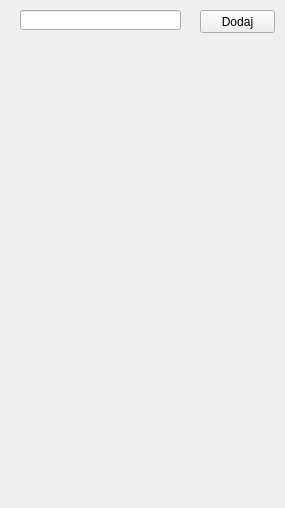
<?xml version="1.0" encoding="UTF-8"?>
<ui version="4.0">
 <class>MainWindow</class>
 <widget class="QMainWindow" name="MainWindow">
  <property name="geometry">
   <rect>
    <x>0</x>
    <y>0</y>
    <width>285</width>
    <height>508</height>
   </rect>
  </property>
  <property name="windowTitle">
   <string>MainWindow</string>
  </property>
  <widget class="QWidget" name="centralWidget">
   <widget class="QLineEdit" name="leAddVal">
    <property name="geometry">
     <rect>
      <x>20</x>
      <y>10</y>
      <width>161</width>
      <height>20</height>
     </rect>
    </property>
   </widget>
   <widget class="QPushButton" name="pbAdd">
    <property name="geometry">
     <rect>
      <x>200</x>
      <y>10</y>
      <width>75</width>
      <height>23</height>
     </rect>
    </property>
    <property name="text">
     <string>Dodaj</string>
    </property>
   </widget>
   <widget class="QLabel" name="dbInfo">
    <property name="geometry">
     <rect>
      <x>26</x>
      <y>39</y>
      <width>211</width>
      <height>21</height>
     </rect>
    </property>
    <property name="text">
     <string/>
    </property>
   </widget>
   <widget class="QWidget" name="verticalLayoutWidget">
    <property name="geometry">
     <rect>
      <x>19</x>
      <y>59</y>
      <width>251</width>
      <height>441</height>
     </rect>
    </property>
    <layout class="QVBoxLayout" name="list"/>
   </widget>
  </widget>
 </widget>
 <layoutdefault spacing="6" margin="11"/>
 <resources/>
 <connections/>
</ui>
